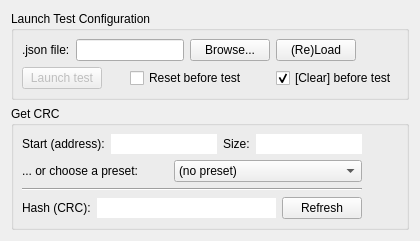
      <widget class="QWidget" name="debugAutoTesterWidget">
       <attribute name="icon">
        <iconset resource="resources.qrc">
         <normaloff>:/icons/resources/icons/autotester.png</normaloff>:/icons/resources/icons/autotester.png</iconset>
       </attribute>
       <attribute name="title">
        <string>AutoTester</string>
       </attribute>
       <layout class="QVBoxLayout" name="verticalLayout_37">
        <item>
         <widget class="QGroupBox" name="screenshotgroup_2">
          <property name="sizePolicy">
           <sizepolicy hsizetype="Preferred" vsizetype="Preferred">
            <horstretch>0</horstretch>
            <verstretch>0</verstretch>
           </sizepolicy>
          </property>
          <property name="title">
           <string>Launch Test Configuration</string>
          </property>
          <layout class="QHBoxLayout" name="horizontalLayout_10">
           <property name="leftMargin">
            <number>8</number>
           </property>
           <property name="topMargin">
            <number>8</number>
           </property>
           <property name="rightMargin">
            <number>8</number>
           </property>
           <property name="bottomMargin">
            <number>8</number>
           </property>
           <item>
            <layout class="QVBoxLayout" name="verticalLayout_22">
             <item>
              <layout class="QHBoxLayout" name="horizontalLayout_9">
               <item>
                <widget class="QLabel" name="label_7">
                 <property name="text">
                  <string>.json file:</string>
                 </property>
                </widget>
               </item>
               <item>
                <widget class="QLineEdit" name="JSONconfigPath"/>
               </item>
               <item>
                <widget class="QPushButton" name="buttonOpenJSONconfig">
                 <property name="sizePolicy">
                  <sizepolicy hsizetype="Preferred" vsizetype="Maximum">
                   <horstretch>0</horstretch>
                   <verstretch>0</verstretch>
                  </sizepolicy>
                 </property>
                 <property name="text">
                  <string>Browse...</string>
                 </property>
                </widget>
               </item>
               <item>
                <widget class="QPushButton" name="buttonReloadJSONconfig">
                 <property name="sizePolicy">
                  <sizepolicy hsizetype="Preferred" vsizetype="Maximum">
                   <horstretch>0</horstretch>
                   <verstretch>0</verstretch>
                  </sizepolicy>
                 </property>
                 <property name="text">
                  <string>(Re)Load</string>
                 </property>
                </widget>
               </item>
               <item>
                <spacer name="horizontalSpacer_16">
                 <property name="orientation">
                  <enum>Qt::Horizontal</enum>
                 </property>
                 <property name="sizeHint" stdset="0">
                  <size>
                   <width>0</width>
                   <height>20</height>
                  </size>
                 </property>
                </spacer>
               </item>
              </layout>
             </item>
             <item>
              <layout class="QHBoxLayout" name="horizontalLayout_22">
               <property name="spacing">
                <number>28</number>
               </property>
               <item>
                <widget class="QPushButton" name="buttonLaunchTest">
                 <property name="enabled">
                  <bool>false</bool>
                 </property>
                 <property name="sizePolicy">
                  <sizepolicy hsizetype="Maximum" vsizetype="Fixed">
                   <horstretch>0</horstretch>
                   <verstretch>0</verstretch>
                  </sizepolicy>
                 </property>
                 <property name="text">
                  <string>Launch test</string>
                 </property>
                 <property name="checkable">
                  <bool>false</bool>
                 </property>
                 <property name="checked">
                  <bool>false</bool>
                 </property>
                 <property name="flat">
                  <bool>false</bool>
                 </property>
                </widget>
               </item>
               <item>
                <widget class="QCheckBox" name="checkBoxTestReset">
                 <property name="enabled">
                  <bool>true</bool>
                 </property>
                 <property name="text">
                  <string>Reset before test</string>
                 </property>
                 <property name="checked">
                  <bool>false</bool>
                 </property>
                </widget>
               </item>
               <item>
                <widget class="QCheckBox" name="checkBoxTestClear">
                 <property name="text">
                  <string>[Clear] before test</string>
                 </property>
                 <property name="checked">
                  <bool>true</bool>
                 </property>
                </widget>
               </item>
               <item>
                <spacer name="horizontalSpacer_20">
                 <property name="orientation">
                  <enum>Qt::Horizontal</enum>
                 </property>
                 <property name="sizeHint" stdset="0">
                  <size>
                   <width>0</width>
                   <height>20</height>
                  </size>
                 </property>
                </spacer>
               </item>
              </layout>
             </item>
            </layout>
           </item>
          </layout>
         </widget>
        </item>
        <item>
         <widget class="QGroupBox" name="screenshotgroup_4">
          <property name="enabled">
           <bool>true</bool>
          </property>
          <property name="sizePolicy">
           <sizepolicy hsizetype="Preferred" vsizetype="Maximum">
            <horstretch>0</horstretch>
            <verstretch>0</verstretch>
           </sizepolicy>
          </property>
          <property name="title">
           <string>Get CRC</string>
          </property>
          <layout class="QHBoxLayout" name="horizontalLayout_11">
           <property name="leftMargin">
            <number>8</number>
           </property>
           <property name="topMargin">
            <number>8</number>
           </property>
           <property name="rightMargin">
            <number>8</number>
           </property>
           <property name="bottomMargin">
            <number>8</number>
           </property>
           <item>
            <layout class="QVBoxLayout" name="verticalLayout_19">
             <item>
              <layout class="QHBoxLayout" name="horizontalLayout_7">
               <item>
                <widget class="QLabel" name="label_11">
                 <property name="text">
                  <string>Start (address):</string>
                 </property>
                </widget>
               </item>
               <item>
                <widget class="QLineEdit" name="startCRC">
                 <property name="frame">
                  <bool>false</bool>
                 </property>
                 <property name="readOnly">
                  <bool>false</bool>
                 </property>
                </widget>
               </item>
               <item>
                <widget class="QLabel" name="label_12">
                 <property name="text">
                  <string>Size:</string>
                 </property>
                </widget>
               </item>
               <item>
                <widget class="QLineEdit" name="sizeCRC">
                 <property name="frame">
                  <bool>false</bool>
                 </property>
                 <property name="readOnly">
                  <bool>false</bool>
                 </property>
                </widget>
               </item>
              </layout>
             </item>
             <item>
              <layout class="QHBoxLayout" name="horizontalLayout_23">
               <property name="leftMargin">
                <number>0</number>
               </property>
               <item>
                <widget class="QLabel" name="label_14">
                 <property name="text">
                  <string>... or choose a preset:</string>
                 </property>
                </widget>
               </item>
               <item>
                <widget class="QComboBox" name="comboBoxPresetCRC">
                 <item>
                  <property name="text">
                   <string>(no preset)</string>
                  </property>
                 </item>
                 <item>
                  <property name="text">
                   <string>All VRAM (LCD set in 16bpp)</string>
                  </property>
                 </item>
                 <item>
                  <property name="text">
                   <string>1st half of the VRAM (8bpp)</string>
                  </property>
                 </item>
                 <item>
                  <property name="text">
                   <string>2nd half of the VRAM (8bpp)</string>
                  </property>
                 </item>
                 <item>
                  <property name="text">
                   <string>textShadow</string>
                  </property>
                 </item>
                 <item>
                  <property name="text">
                   <string>cmdShadow</string>
                  </property>
                 </item>
                 <item>
                  <property name="text">
                   <string>pixelShadow</string>
                  </property>
                 </item>
                 <item>
                  <property name="text">
                   <string>pixelShadow2</string>
                  </property>
                 </item>
                 <item>
                  <property name="text">
                   <string>cmdPixelShadow2</string>
                  </property>
                 </item>
                 <item>
                  <property name="text">
                   <string>plotSScreen</string>
                  </property>
                 </item>
                 <item>
                  <property name="text">
                   <string>saveSScreen</string>
                  </property>
                 </item>
                 <item>
                  <property name="text">
                   <string>lcdPalette</string>
                  </property>
                 </item>
                 <item>
                  <property name="text">
                   <string>cursorImage</string>
                  </property>
                 </item>
                 <item>
                  <property name="text">
                   <string>All the RAM</string>
                  </property>
                 </item>
                </widget>
               </item>
              </layout>
             </item>
             <item>
              <widget class="Line" name="line">
               <property name="orientation">
                <enum>Qt::Horizontal</enum>
               </property>
              </widget>
             </item>
             <item>
              <layout class="QHBoxLayout" name="horizontalLayout_19">
               <property name="leftMargin">
                <number>0</number>
               </property>
               <item>
                <widget class="QLabel" name="label_13">
                 <property name="text">
                  <string>Hash (CRC):</string>
                 </property>
                </widget>
               </item>
               <item>
                <widget class="QLineEdit" name="valueCRC">
                 <property name="frame">
                  <bool>false</bool>
                 </property>
                 <property name="readOnly">
                  <bool>true</bool>
                 </property>
                </widget>
               </item>
               <item>
                <widget class="QPushButton" name="buttonRefreshCRC">
                 <property name="enabled">
                  <bool>true</bool>
                 </property>
                 <property name="sizePolicy">
                  <sizepolicy hsizetype="Preferred" vsizetype="Maximum">
                   <horstretch>0</horstretch>
                   <verstretch>0</verstretch>
                  </sizepolicy>
                 </property>
                 <property name="text">
                  <string>Refresh</string>
                 </property>
                </widget>
               </item>
              </layout>
             </item>
            </layout>
           </item>
           <item>
            <spacer name="horizontalSpacer_17">
             <property name="orientation">
              <enum>Qt::Horizontal</enum>
             </property>
             <property name="sizeType">
              <enum>QSizePolicy::Expanding</enum>
             </property>
             <property name="sizeHint" stdset="0">
              <size>
               <width>0</width>
               <height>20</height>
              </size>
             </property>
            </spacer>
           </item>
          </layout>
         </widget>
        </item>
        <item>
         <spacer name="verticalSpacer_10">
          <property name="orientation">
           <enum>Qt::Vertical</enum>
          </property>
          <property name="sizeHint" stdset="0">
           <size>
            <width>20</width>
            <height>0</height>
           </size>
          </property>
         </spacer>
        </item>
       </layout>
      </widget>
